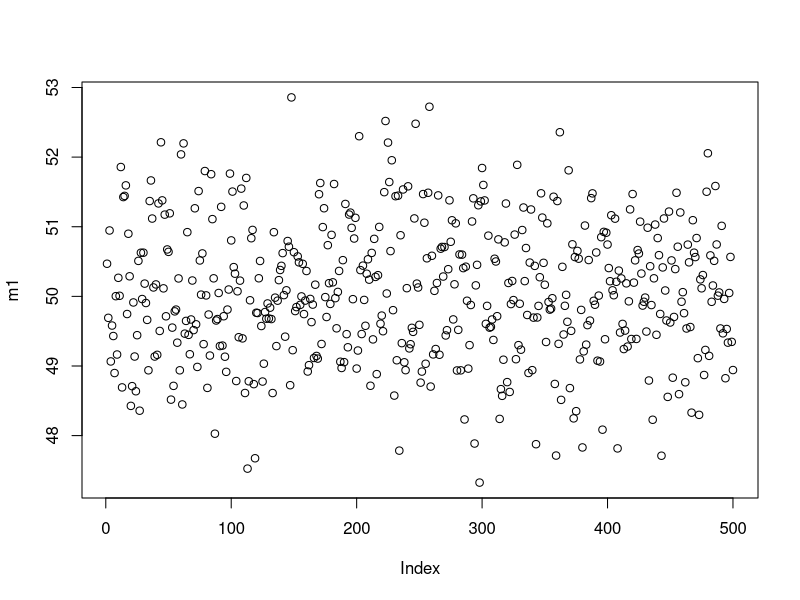
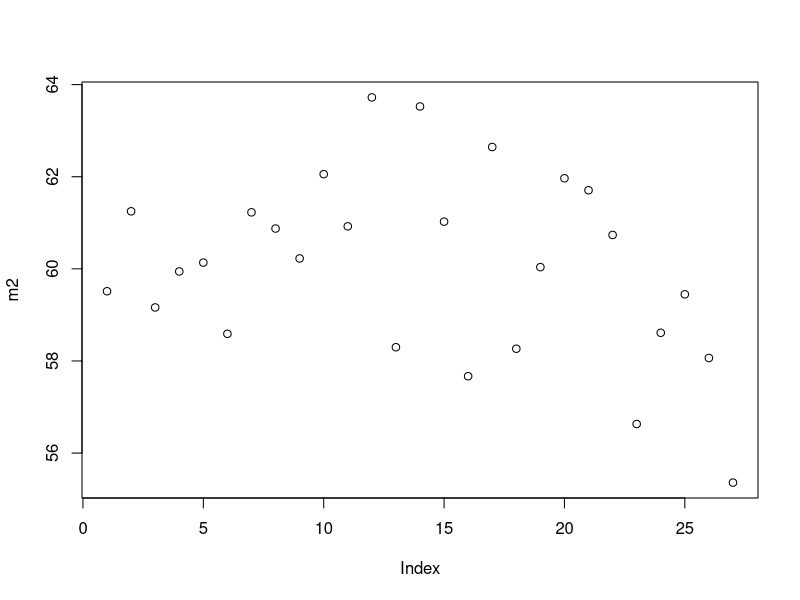

Generate these figures, in order, with R:
## ---- chunk 1
knitr::opts_chunk$set(echo = TRUE)
## ---- chunk 2
m1<-rnorm(500,50,1)
plot(m1)
## ---- chunk 3
m2<-rnorm(27,60,2)

plot(m2)

